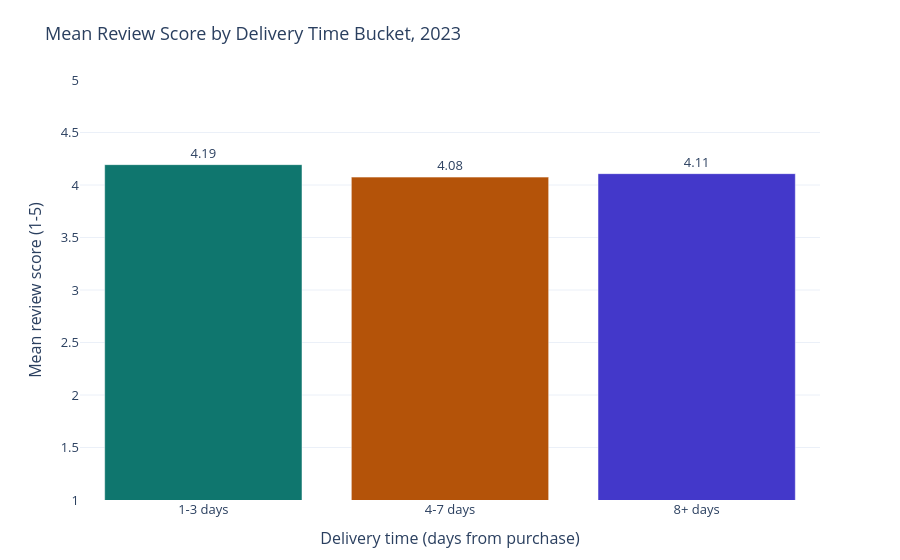

Notebook code for this chart:
### Code cell
review_bucket = bm.review_by_delivery_bucket(current, DELIVERY_BUCKET_EDGES)
plot_review_by_bucket(review_bucket, current_label).show()
review_bucket

### Figure 1 — Plotly figure (JSON) as saved in the notebook; plotly's stock layout.template omitted (floating-point values rounded to 4 significant figures)
{"data": [{"marker": {"color": ["#0F766E", "#B45309", "#4338CA"]}, "text": ["4.19", "4.08", "4.11"], "textposition": "outside", "type": "bar", "x": ["1-3 days", "4-7 days", "8+ days"], "y": [4.194, 4.075, 4.108]}], "layout": {"font": {"size": 13}, "margin": {"b": 60, "t": 80}, "title": {"text": "Mean Review Score by Delivery Time Bucket, 2023"}, "xaxis": {"title": {"text": "Delivery time (days from purchase)"}}, "yaxis": {"range": [1, 5], "title": {"text": "Mean review score (1-5)"}}}}
